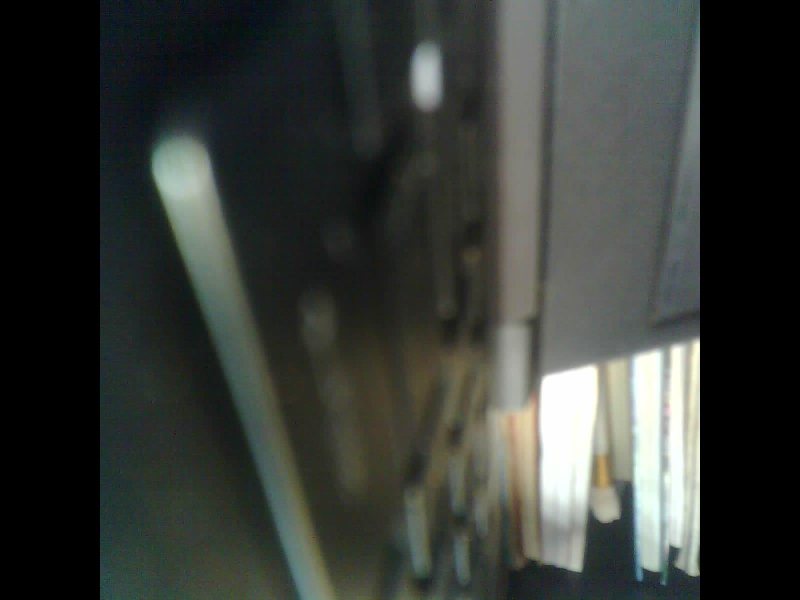
#> input picture api/downloaded_rotated/0.jpg, 1600 x 1200 px, given as the content of the folder downloaded, which was not available (shown at 1/2 size)
$ python rotate.py
#> lines starting #> are read from the running program, lines starting #| are printed output that depends on the picture
import os
from PIL import Image


PATH = 'downloaded'
NEW_PATH = 'downloaded_rotated'

dirs = os.listdir(PATH)
for img_file in dirs :
    img = Image.open(os.path.join(PATH,img_file))
#> img is the input picture: PIL image 1600x1200 RGB; mean R, G, B 55.3, 59.1, 54.9
    img = img.rotate(270)
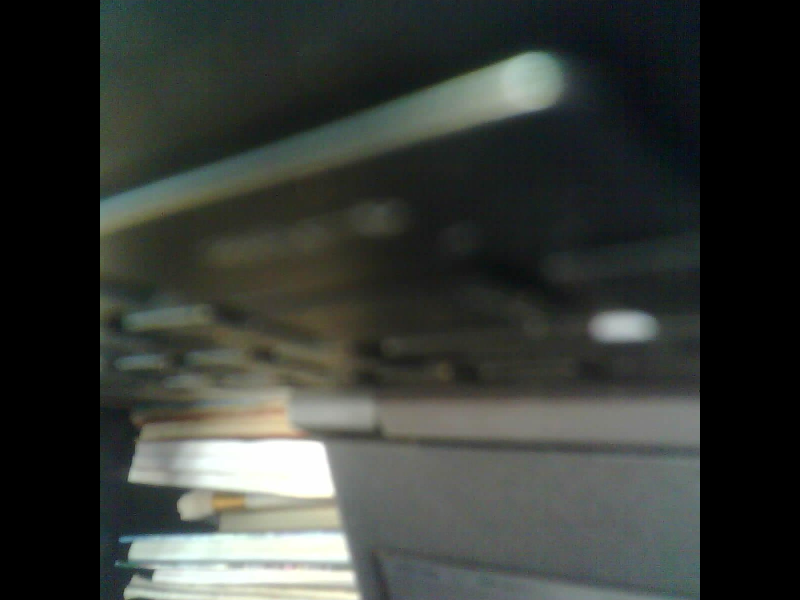
#> img: PIL image 1600x1200 RGB (shown at 1/2 size); mean R, G, B 55.3, 59.1, 54.9
    img_name = img_file.split("/")[-1]
    img.save(os.path.join(NEW_PATH,img_name))
    print(f"image {img_name} saved to {NEW_PATH}/{img_name}")

$ run again, on api/downloaded_rotated/13.jpg
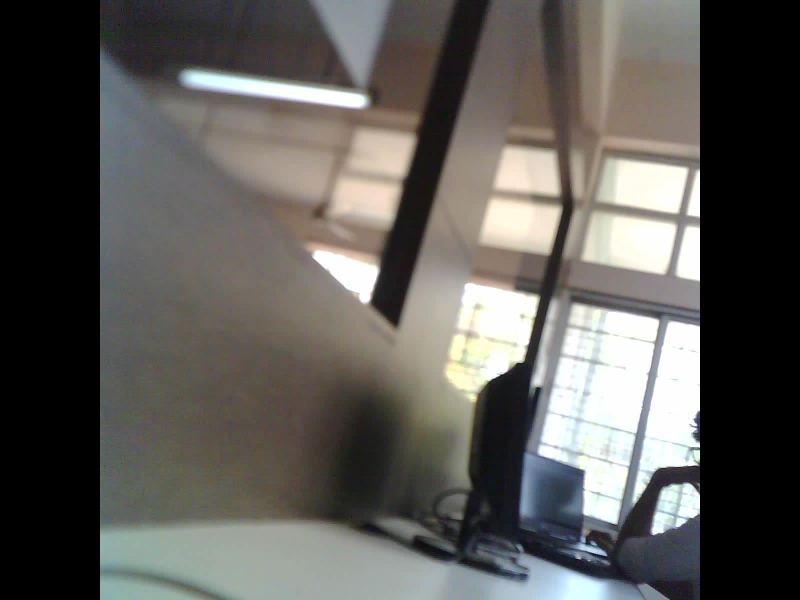
#> input picture api/downloaded_rotated/13.jpg, 1600 x 1200 px, given as the content of the folder downloaded, which was not available (shown at 1/2 size)
#> img is the input picture: PIL image 1600x1200 RGB; mean R, G, B 94, 92.1, 88.4
#> `img = img.rotate(270)`:
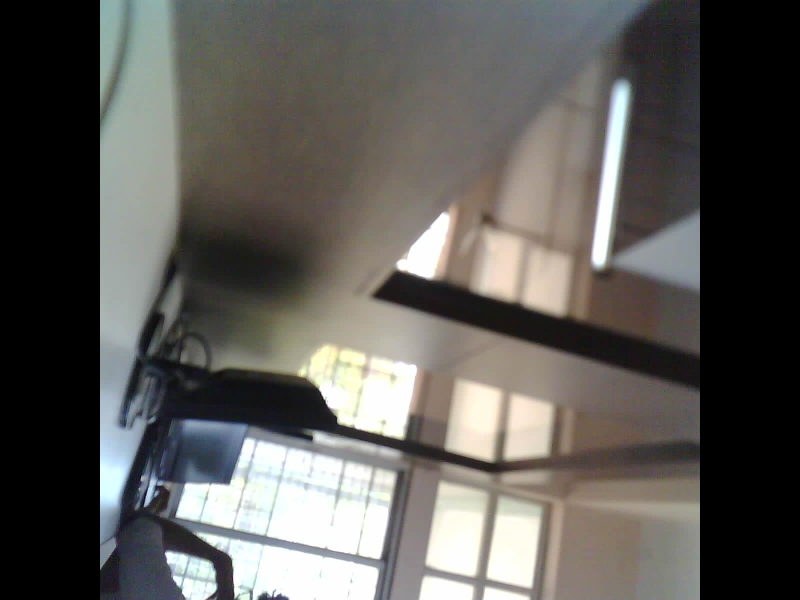
#> img: PIL image 1600x1200 RGB (shown at 1/2 size); mean R, G, B 94, 92.1, 88.4

$ run again, on api/downloaded_rotated/14.jpg
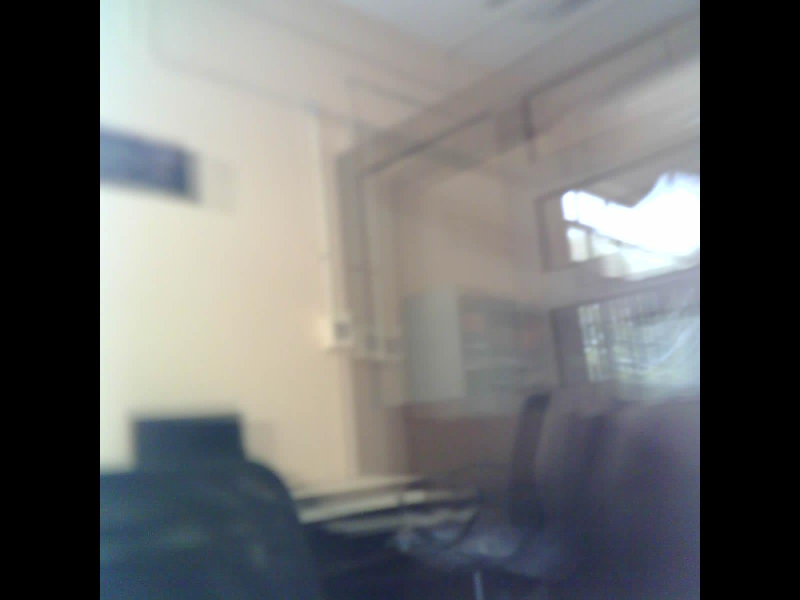
#> input picture api/downloaded_rotated/14.jpg, 1600 x 1200 px, given as the content of the folder downloaded, which was not available (shown at 1/2 size)
#> img is the input picture: PIL image 1600x1200 RGB; mean R, G, B 108.3, 109, 108.8
#> `img = img.rotate(270)`:
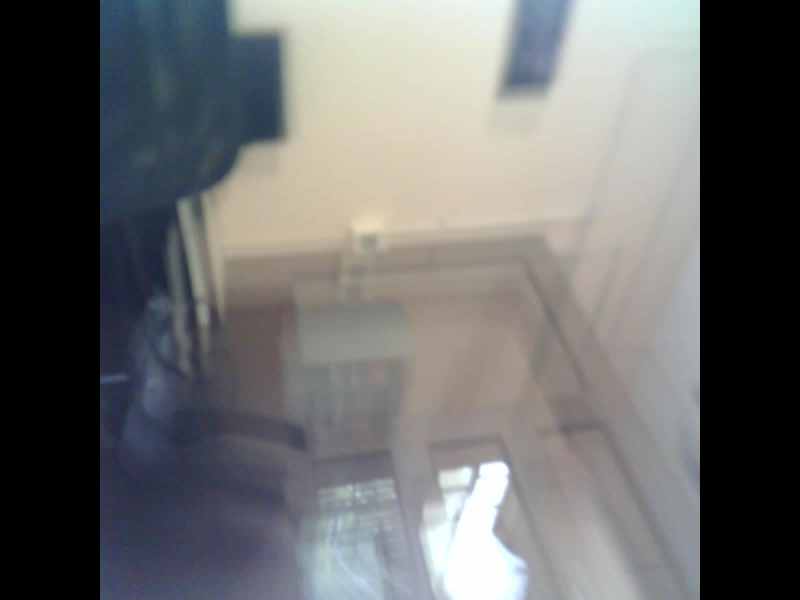
#> img: PIL image 1600x1200 RGB (shown at 1/2 size); mean R, G, B 108.3, 109, 108.8

$ run again, on api/downloaded_rotated/17.jpg
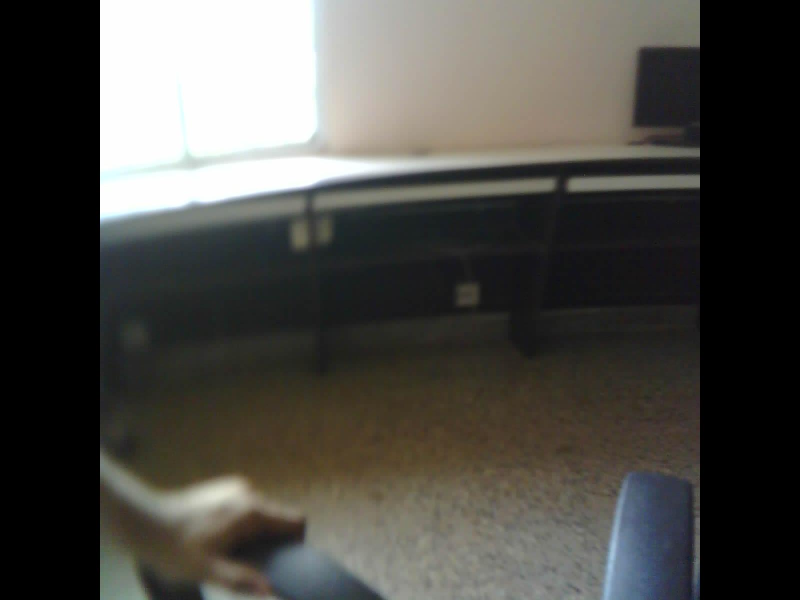
#> input picture api/downloaded_rotated/17.jpg, 1600 x 1200 px, given as the content of the folder downloaded, which was not available (shown at 1/2 size)
#> img is the input picture: PIL image 1600x1200 RGB; mean R, G, B 77.4, 76.1, 71.5
#> `img = img.rotate(270)`:
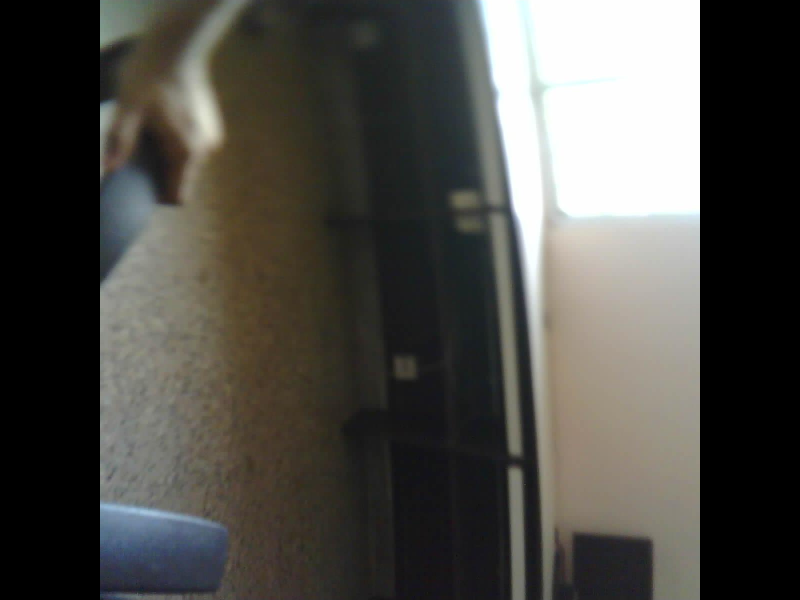
#> img: PIL image 1600x1200 RGB (shown at 1/2 size); mean R, G, B 77.4, 76.1, 71.5
